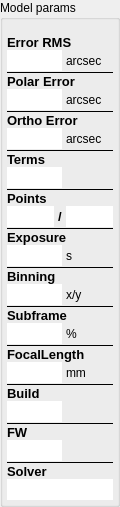
      <widget class="QGroupBox" name="groupBox_5">
       <property name="minimumSize">
        <size>
         <width>120</width>
         <height>0</height>
        </size>
       </property>
       <property name="maximumSize">
        <size>
         <width>120</width>
         <height>16777215</height>
        </size>
       </property>
       <property name="title">
        <string>Model params</string>
       </property>
       <property name="large" stdset="0">
        <bool>true</bool>
       </property>
       <layout class="QGridLayout" name="gridLayout_6" rowstretch="0,0,0,0,0,0,0,0,0,0,0,0,0,0,0,0,0,0,0,0,0,0,0,0,0,0,0,0,0,0,0,0,0,0,0" columnstretch="0,0,0">
        <property name="leftMargin">
         <number>4</number>
        </property>
        <property name="topMargin">
         <number>15</number>
        </property>
        <property name="rightMargin">
         <number>4</number>
        </property>
        <property name="bottomMargin">
         <number>4</number>
        </property>
        <property name="horizontalSpacing">
         <number>4</number>
        </property>
        <property name="verticalSpacing">
         <number>0</number>
        </property>
        <item row="13" column="0">
         <widget class="QLineEdit" name="goodPoints">
          <property name="enabled">
           <bool>true</bool>
          </property>
          <property name="minimumSize">
           <size>
            <width>0</width>
            <height>0</height>
           </size>
          </property>
          <property name="font">
           <font>
            <family>Arial</family>
            <pointsize>10</pointsize>
            <bold>false</bold>
           </font>
          </property>
          <property name="mouseTracking">
           <bool>false</bool>
          </property>
          <property name="acceptDrops">
           <bool>false</bool>
          </property>
          <property name="toolTip">
           <string>Name of Model Points file, where the data is stored. </string>
          </property>
          <property name="layoutDirection">
           <enum>Qt::LayoutDirection::RightToLeft</enum>
          </property>
          <property name="text">
           <string/>
          </property>
          <property name="frame">
           <bool>false</bool>
          </property>
          <property name="alignment">
           <set>Qt::AlignmentFlag::AlignRight|Qt::AlignmentFlag::AlignTrailing|Qt::AlignmentFlag::AlignVCenter</set>
          </property>
          <property name="readOnly">
           <bool>true</bool>
          </property>
         </widget>
        </item>
        <item row="7" column="0" colspan="2">
         <widget class="QLineEdit" name="modelOrthoError">
          <property name="enabled">
           <bool>true</bool>
          </property>
          <property name="minimumSize">
           <size>
            <width>0</width>
            <height>0</height>
           </size>
          </property>
          <property name="font">
           <font>
            <family>Arial</family>
            <pointsize>10</pointsize>
            <bold>false</bold>
           </font>
          </property>
          <property name="mouseTracking">
           <bool>false</bool>
          </property>
          <property name="acceptDrops">
           <bool>false</bool>
          </property>
          <property name="toolTip">
           <string>Name of Model Points file, where the data is stored. </string>
          </property>
          <property name="layoutDirection">
           <enum>Qt::LayoutDirection::RightToLeft</enum>
          </property>
          <property name="text">
           <string/>
          </property>
          <property name="frame">
           <bool>false</bool>
          </property>
          <property name="alignment">
           <set>Qt::AlignmentFlag::AlignRight|Qt::AlignmentFlag::AlignTrailing|Qt::AlignmentFlag::AlignVCenter</set>
          </property>
          <property name="readOnly">
           <bool>true</bool>
          </property>
         </widget>
        </item>
        <item row="28" column="0" colspan="2">
         <widget class="QLineEdit" name="version">
          <property name="enabled">
           <bool>true</bool>
          </property>
          <property name="minimumSize">
           <size>
            <width>0</width>
            <height>0</height>
           </size>
          </property>
          <property name="font">
           <font>
            <family>Arial</family>
            <pointsize>10</pointsize>
            <bold>false</bold>
           </font>
          </property>
          <property name="mouseTracking">
           <bool>false</bool>
          </property>
          <property name="acceptDrops">
           <bool>false</bool>
          </property>
          <property name="toolTip">
           <string>Name of Model Points file, where the data is stored. </string>
          </property>
          <property name="layoutDirection">
           <enum>Qt::LayoutDirection::RightToLeft</enum>
          </property>
          <property name="text">
           <string/>
          </property>
          <property name="frame">
           <bool>false</bool>
          </property>
          <property name="alignment">
           <set>Qt::AlignmentFlag::AlignRight|Qt::AlignmentFlag::AlignTrailing|Qt::AlignmentFlag::AlignVCenter</set>
          </property>
          <property name="readOnly">
           <bool>true</bool>
          </property>
         </widget>
        </item>
        <item row="15" column="0" colspan="3">
         <widget class="QLabel" name="label">
          <property name="minimumSize">
           <size>
            <width>0</width>
            <height>0</height>
           </size>
          </property>
          <property name="font">
           <font>
            <family>Arial</family>
            <pointsize>10</pointsize>
            <bold>true</bold>
           </font>
          </property>
          <property name="text">
           <string>Exposure</string>
          </property>
         </widget>
        </item>
        <item row="13" column="1">
         <widget class="QLabel" name="label_22">
          <property name="minimumSize">
           <size>
            <width>0</width>
            <height>21</height>
           </size>
          </property>
          <property name="font">
           <font>
            <family>Arial</family>
            <pointsize>10</pointsize>
            <bold>true</bold>
           </font>
          </property>
          <property name="text">
           <string>/</string>
          </property>
         </widget>
        </item>
        <item row="16" column="2">
         <widget class="QLabel" name="label_15">
          <property name="text">
           <string>s</string>
          </property>
         </widget>
        </item>
        <item row="1" column="0" colspan="2">
         <widget class="QLineEdit" name="modelErrorRMS">
          <property name="enabled">
           <bool>true</bool>
          </property>
          <property name="minimumSize">
           <size>
            <width>0</width>
            <height>0</height>
           </size>
          </property>
          <property name="font">
           <font>
            <family>Arial</family>
            <pointsize>10</pointsize>
            <bold>false</bold>
           </font>
          </property>
          <property name="mouseTracking">
           <bool>false</bool>
          </property>
          <property name="acceptDrops">
           <bool>false</bool>
          </property>
          <property name="toolTip">
           <string>Name of Model Points file, where the data is stored. </string>
          </property>
          <property name="layoutDirection">
           <enum>Qt::LayoutDirection::RightToLeft</enum>
          </property>
          <property name="text">
           <string/>
          </property>
          <property name="frame">
           <bool>false</bool>
          </property>
          <property name="alignment">
           <set>Qt::AlignmentFlag::AlignRight|Qt::AlignmentFlag::AlignTrailing|Qt::AlignmentFlag::AlignVCenter</set>
          </property>
          <property name="readOnly">
           <bool>true</bool>
          </property>
         </widget>
        </item>
        <item row="5" column="0" colspan="3">
         <widget class="Line" name="line_2">
          <property name="frameShadow">
           <enum>QFrame::Shadow::Plain</enum>
          </property>
          <property name="orientation">
           <enum>Qt::Orientation::Horizontal</enum>
          </property>
         </widget>
        </item>
        <item row="24" column="0" colspan="3">
         <widget class="QLabel" name="label_19">
          <property name="minimumSize">
           <size>
            <width>0</width>
            <height>0</height>
           </size>
          </property>
          <property name="font">
           <font>
            <family>Arial</family>
            <pointsize>10</pointsize>
            <bold>true</bold>
           </font>
          </property>
          <property name="text">
           <string>FocalLength</string>
          </property>
         </widget>
        </item>
        <item row="31" column="0" colspan="2">
         <widget class="QLineEdit" name="firmware">
          <property name="enabled">
           <bool>true</bool>
          </property>
          <property name="minimumSize">
           <size>
            <width>0</width>
            <height>0</height>
           </size>
          </property>
          <property name="font">
           <font>
            <family>Arial</family>
            <pointsize>10</pointsize>
            <bold>false</bold>
           </font>
          </property>
          <property name="mouseTracking">
           <bool>false</bool>
          </property>
          <property name="acceptDrops">
           <bool>false</bool>
          </property>
          <property name="toolTip">
           <string>Name of Model Points file, where the data is stored. </string>
          </property>
          <property name="layoutDirection">
           <enum>Qt::LayoutDirection::RightToLeft</enum>
          </property>
          <property name="text">
           <string/>
          </property>
          <property name="frame">
           <bool>false</bool>
          </property>
          <property name="alignment">
           <set>Qt::AlignmentFlag::AlignRight|Qt::AlignmentFlag::AlignTrailing|Qt::AlignmentFlag::AlignVCenter</set>
          </property>
          <property name="readOnly">
           <bool>true</bool>
          </property>
         </widget>
        </item>
        <item row="22" column="0" colspan="2">
         <widget class="QLineEdit" name="subframe">
          <property name="enabled">
           <bool>true</bool>
          </property>
          <property name="minimumSize">
           <size>
            <width>0</width>
            <height>0</height>
           </size>
          </property>
          <property name="font">
           <font>
            <family>Arial</family>
            <pointsize>10</pointsize>
            <bold>false</bold>
           </font>
          </property>
          <property name="mouseTracking">
           <bool>false</bool>
          </property>
          <property name="acceptDrops">
           <bool>false</bool>
          </property>
          <property name="toolTip">
           <string>Name of Model Points file, where the data is stored. </string>
          </property>
          <property name="layoutDirection">
           <enum>Qt::LayoutDirection::RightToLeft</enum>
          </property>
          <property name="text">
           <string/>
          </property>
          <property name="frame">
           <bool>false</bool>
          </property>
          <property name="alignment">
           <set>Qt::AlignmentFlag::AlignRight|Qt::AlignmentFlag::AlignTrailing|Qt::AlignmentFlag::AlignVCenter</set>
          </property>
          <property name="readOnly">
           <bool>true</bool>
          </property>
         </widget>
        </item>
        <item row="23" column="0" colspan="3">
         <widget class="Line" name="line_7">
          <property name="frameShadow">
           <enum>QFrame::Shadow::Plain</enum>
          </property>
          <property name="orientation">
           <enum>Qt::Orientation::Horizontal</enum>
          </property>
         </widget>
        </item>
        <item row="4" column="0" colspan="2">
         <widget class="QLineEdit" name="modelPolarError">
          <property name="enabled">
           <bool>true</bool>
          </property>
          <property name="minimumSize">
           <size>
            <width>0</width>
            <height>0</height>
           </size>
          </property>
          <property name="font">
           <font>
            <family>Arial</family>
            <pointsize>10</pointsize>
            <bold>false</bold>
           </font>
          </property>
          <property name="mouseTracking">
           <bool>false</bool>
          </property>
          <property name="acceptDrops">
           <bool>false</bool>
          </property>
          <property name="toolTip">
           <string>Name of Model Points file, where the data is stored. </string>
          </property>
          <property name="layoutDirection">
           <enum>Qt::LayoutDirection::RightToLeft</enum>
          </property>
          <property name="text">
           <string/>
          </property>
          <property name="frame">
           <bool>false</bool>
          </property>
          <property name="alignment">
           <set>Qt::AlignmentFlag::AlignRight|Qt::AlignmentFlag::AlignTrailing|Qt::AlignmentFlag::AlignVCenter</set>
          </property>
          <property name="readOnly">
           <bool>true</bool>
          </property>
         </widget>
        </item>
        <item row="11" column="0" colspan="3">
         <widget class="Line" name="line_4">
          <property name="frameShadow">
           <enum>QFrame::Shadow::Plain</enum>
          </property>
          <property name="orientation">
           <enum>Qt::Orientation::Horizontal</enum>
          </property>
         </widget>
        </item>
        <item row="27" column="0">
         <widget class="QLabel" name="label_6">
          <property name="minimumSize">
           <size>
            <width>0</width>
            <height>0</height>
           </size>
          </property>
          <property name="font">
           <font>
            <family>Arial</family>
            <pointsize>10</pointsize>
            <bold>true</bold>
           </font>
          </property>
          <property name="text">
           <string>Build</string>
          </property>
         </widget>
        </item>
        <item row="13" column="2">
         <widget class="QLineEdit" name="totalPoints">
          <property name="enabled">
           <bool>true</bool>
          </property>
          <property name="minimumSize">
           <size>
            <width>0</width>
            <height>0</height>
           </size>
          </property>
          <property name="font">
           <font>
            <family>Arial</family>
            <pointsize>10</pointsize>
            <bold>false</bold>
           </font>
          </property>
          <property name="mouseTracking">
           <bool>false</bool>
          </property>
          <property name="acceptDrops">
           <bool>false</bool>
          </property>
          <property name="toolTip">
           <string>Name of Model Points file, where the data is stored. </string>
          </property>
          <property name="layoutDirection">
           <enum>Qt::LayoutDirection::RightToLeft</enum>
          </property>
          <property name="text">
           <string/>
          </property>
          <property name="frame">
           <bool>false</bool>
          </property>
          <property name="alignment">
           <set>Qt::AlignmentFlag::AlignRight|Qt::AlignmentFlag::AlignTrailing|Qt::AlignmentFlag::AlignVCenter</set>
          </property>
          <property name="readOnly">
           <bool>true</bool>
          </property>
         </widget>
        </item>
        <item row="12" column="0" colspan="3">
         <widget class="QLabel" name="label_17">
          <property name="minimumSize">
           <size>
            <width>0</width>
            <height>0</height>
           </size>
          </property>
          <property name="font">
           <font>
            <family>Arial</family>
            <pointsize>10</pointsize>
            <bold>true</bold>
           </font>
          </property>
          <property name="text">
           <string>Points</string>
          </property>
         </widget>
        </item>
        <item row="18" column="0" colspan="3">
         <widget class="QLabel" name="label_3">
          <property name="minimumSize">
           <size>
            <width>0</width>
            <height>0</height>
           </size>
          </property>
          <property name="font">
           <font>
            <family>Arial</family>
            <pointsize>10</pointsize>
            <bold>true</bold>
           </font>
          </property>
          <property name="text">
           <string>Binning</string>
          </property>
         </widget>
        </item>
        <item row="22" column="2">
         <widget class="QLabel" name="label_20">
          <property name="text">
           <string>%</string>
          </property>
         </widget>
        </item>
        <item row="29" column="0" colspan="3">
         <widget class="Line" name="line_9">
          <property name="frameShadow">
           <enum>QFrame::Shadow::Plain</enum>
          </property>
          <property name="orientation">
           <enum>Qt::Orientation::Horizontal</enum>
          </property>
         </widget>
        </item>
        <item row="2" column="0" colspan="3">
         <widget class="Line" name="line">
          <property name="frameShadow">
           <enum>QFrame::Shadow::Plain</enum>
          </property>
          <property name="orientation">
           <enum>Qt::Orientation::Horizontal</enum>
          </property>
         </widget>
        </item>
        <item row="19" column="0" colspan="2">
         <widget class="QLineEdit" name="binning">
          <property name="enabled">
           <bool>true</bool>
          </property>
          <property name="minimumSize">
           <size>
            <width>0</width>
            <height>0</height>
           </size>
          </property>
          <property name="font">
           <font>
            <family>Arial</family>
            <pointsize>10</pointsize>
            <bold>false</bold>
           </font>
          </property>
          <property name="mouseTracking">
           <bool>false</bool>
          </property>
          <property name="acceptDrops">
           <bool>false</bool>
          </property>
          <property name="toolTip">
           <string>Name of Model Points file, where the data is stored. </string>
          </property>
          <property name="layoutDirection">
           <enum>Qt::LayoutDirection::RightToLeft</enum>
          </property>
          <property name="text">
           <string/>
          </property>
          <property name="frame">
           <bool>false</bool>
          </property>
          <property name="alignment">
           <set>Qt::AlignmentFlag::AlignRight|Qt::AlignmentFlag::AlignTrailing|Qt::AlignmentFlag::AlignVCenter</set>
          </property>
          <property name="readOnly">
           <bool>true</bool>
          </property>
         </widget>
        </item>
        <item row="20" column="0" colspan="3">
         <widget class="Line" name="line_8">
          <property name="frameShadow">
           <enum>QFrame::Shadow::Plain</enum>
          </property>
          <property name="orientation">
           <enum>Qt::Orientation::Horizontal</enum>
          </property>
         </widget>
        </item>
        <item row="33" column="0">
         <widget class="QLabel" name="label_2">
          <property name="minimumSize">
           <size>
            <width>0</width>
            <height>0</height>
           </size>
          </property>
          <property name="font">
           <font>
            <family>Arial</family>
            <pointsize>10</pointsize>
            <bold>true</bold>
           </font>
          </property>
          <property name="text">
           <string>Solver</string>
          </property>
         </widget>
        </item>
        <item row="4" column="2">
         <widget class="QLabel" name="label_13">
          <property name="text">
           <string>arcsec</string>
          </property>
         </widget>
        </item>
        <item row="25" column="0" colspan="2">
         <widget class="QLineEdit" name="focalLength">
          <property name="enabled">
           <bool>true</bool>
          </property>
          <property name="minimumSize">
           <size>
            <width>0</width>
            <height>0</height>
           </size>
          </property>
          <property name="font">
           <font>
            <family>Arial</family>
            <pointsize>10</pointsize>
            <bold>false</bold>
           </font>
          </property>
          <property name="mouseTracking">
           <bool>false</bool>
          </property>
          <property name="acceptDrops">
           <bool>false</bool>
          </property>
          <property name="toolTip">
           <string>Name of Model Points file, where the data is stored. </string>
          </property>
          <property name="layoutDirection">
           <enum>Qt::LayoutDirection::RightToLeft</enum>
          </property>
          <property name="text">
           <string/>
          </property>
          <property name="frame">
           <bool>false</bool>
          </property>
          <property name="alignment">
           <set>Qt::AlignmentFlag::AlignRight|Qt::AlignmentFlag::AlignTrailing|Qt::AlignmentFlag::AlignVCenter</set>
          </property>
          <property name="readOnly">
           <bool>true</bool>
          </property>
         </widget>
        </item>
        <item row="21" column="0" colspan="3">
         <widget class="QLabel" name="label_5">
          <property name="minimumSize">
           <size>
            <width>0</width>
            <height>0</height>
           </size>
          </property>
          <property name="font">
           <font>
            <family>Arial</family>
            <pointsize>10</pointsize>
            <bold>true</bold>
           </font>
          </property>
          <property name="text">
           <string>Subframe</string>
          </property>
         </widget>
        </item>
        <item row="34" column="0" colspan="3">
         <widget class="QLineEdit" name="solver">
          <property name="enabled">
           <bool>true</bool>
          </property>
          <property name="minimumSize">
           <size>
            <width>0</width>
            <height>0</height>
           </size>
          </property>
          <property name="font">
           <font>
            <family>Arial</family>
            <pointsize>10</pointsize>
            <bold>false</bold>
           </font>
          </property>
          <property name="mouseTracking">
           <bool>false</bool>
          </property>
          <property name="acceptDrops">
           <bool>false</bool>
          </property>
          <property name="toolTip">
           <string>Name of Model Points file, where the data is stored. </string>
          </property>
          <property name="layoutDirection">
           <enum>Qt::LayoutDirection::RightToLeft</enum>
          </property>
          <property name="text">
           <string/>
          </property>
          <property name="frame">
           <bool>false</bool>
          </property>
          <property name="alignment">
           <set>Qt::AlignmentFlag::AlignRight|Qt::AlignmentFlag::AlignTrailing|Qt::AlignmentFlag::AlignVCenter</set>
          </property>
          <property name="readOnly">
           <bool>true</bool>
          </property>
         </widget>
        </item>
        <item row="17" column="0" colspan="3">
         <widget class="Line" name="line_6">
          <property name="frameShadow">
           <enum>QFrame::Shadow::Plain</enum>
          </property>
          <property name="orientation">
           <enum>Qt::Orientation::Horizontal</enum>
          </property>
         </widget>
        </item>
        <item row="19" column="2">
         <widget class="QLabel" name="label_21">
          <property name="text">
           <string>x/y</string>
          </property>
         </widget>
        </item>
        <item row="8" column="0" colspan="3">
         <widget class="Line" name="line_3">
          <property name="frameShadow">
           <enum>QFrame::Shadow::Plain</enum>
          </property>
          <property name="orientation">
           <enum>Qt::Orientation::Horizontal</enum>
          </property>
         </widget>
        </item>
        <item row="30" column="0">
         <widget class="QLabel" name="label_7">
          <property name="minimumSize">
           <size>
            <width>0</width>
            <height>0</height>
           </size>
          </property>
          <property name="font">
           <font>
            <family>Arial</family>
            <pointsize>10</pointsize>
            <bold>true</bold>
           </font>
          </property>
          <property name="text">
           <string>FW</string>
          </property>
         </widget>
        </item>
        <item row="26" column="0" colspan="3">
         <widget class="Line" name="line_10">
          <property name="frameShadow">
           <enum>QFrame::Shadow::Plain</enum>
          </property>
          <property name="orientation">
           <enum>Qt::Orientation::Horizontal</enum>
          </property>
         </widget>
        </item>
        <item row="0" column="0" colspan="3">
         <widget class="QLabel" name="label_11">
          <property name="minimumSize">
           <size>
            <width>0</width>
            <height>0</height>
           </size>
          </property>
          <property name="font">
           <font>
            <family>Arial</family>
            <pointsize>10</pointsize>
            <bold>true</bold>
           </font>
          </property>
          <property name="text">
           <string>Error RMS</string>
          </property>
         </widget>
        </item>
        <item row="1" column="2">
         <widget class="QLabel" name="label_12">
          <property name="text">
           <string>arcsec</string>
          </property>
         </widget>
        </item>
        <item row="9" column="0" colspan="3">
         <widget class="QLabel" name="label_8">
          <property name="minimumSize">
           <size>
            <width>0</width>
            <height>0</height>
           </size>
          </property>
          <property name="font">
           <font>
            <family>Arial</family>
            <pointsize>10</pointsize>
            <bold>true</bold>
           </font>
          </property>
          <property name="text">
           <string>Terms</string>
          </property>
         </widget>
        </item>
        <item row="14" column="0" colspan="3">
         <widget class="Line" name="line_5">
          <property name="frameShadow">
           <enum>QFrame::Shadow::Plain</enum>
          </property>
          <property name="orientation">
           <enum>Qt::Orientation::Horizontal</enum>
          </property>
         </widget>
        </item>
        <item row="25" column="2">
         <widget class="QLabel" name="label_16">
          <property name="text">
           <string>mm</string>
          </property>
         </widget>
        </item>
        <item row="6" column="0" colspan="3">
         <widget class="QLabel" name="label_10">
          <property name="minimumSize">
           <size>
            <width>0</width>
            <height>0</height>
           </size>
          </property>
          <property name="font">
           <font>
            <family>Arial</family>
            <pointsize>10</pointsize>
            <bold>true</bold>
           </font>
          </property>
          <property name="text">
           <string>Ortho Error</string>
          </property>
         </widget>
        </item>
        <item row="3" column="0" colspan="3">
         <widget class="QLabel" name="label_9">
          <property name="minimumSize">
           <size>
            <width>0</width>
            <height>0</height>
           </size>
          </property>
          <property name="font">
           <font>
            <family>Arial</family>
            <pointsize>10</pointsize>
            <bold>true</bold>
           </font>
          </property>
          <property name="text">
           <string>Polar Error</string>
          </property>
         </widget>
        </item>
        <item row="7" column="2">
         <widget class="QLabel" name="label_14">
          <property name="text">
           <string>arcsec</string>
          </property>
         </widget>
        </item>
        <item row="10" column="0" colspan="2">
         <widget class="QLineEdit" name="modelTerms">
          <property name="enabled">
           <bool>true</bool>
          </property>
          <property name="minimumSize">
           <size>
            <width>0</width>
            <height>0</height>
           </size>
          </property>
          <property name="font">
           <font>
            <family>Arial</family>
            <pointsize>10</pointsize>
            <bold>false</bold>
           </font>
          </property>
          <property name="mouseTracking">
           <bool>false</bool>
          </property>
          <property name="acceptDrops">
           <bool>false</bool>
          </property>
          <property name="toolTip">
           <string>Name of Model Points file, where the data is stored. </string>
          </property>
          <property name="layoutDirection">
           <enum>Qt::LayoutDirection::RightToLeft</enum>
          </property>
          <property name="text">
           <string/>
          </property>
          <property name="frame">
           <bool>false</bool>
          </property>
          <property name="alignment">
           <set>Qt::AlignmentFlag::AlignRight|Qt::AlignmentFlag::AlignTrailing|Qt::AlignmentFlag::AlignVCenter</set>
          </property>
          <property name="readOnly">
           <bool>true</bool>
          </property>
         </widget>
        </item>
        <item row="16" column="0" colspan="2">
         <widget class="QLineEdit" name="exposureTime">
          <property name="enabled">
           <bool>true</bool>
          </property>
          <property name="minimumSize">
           <size>
            <width>25</width>
            <height>0</height>
           </size>
          </property>
          <property name="font">
           <font>
            <family>Arial</family>
            <pointsize>10</pointsize>
            <bold>false</bold>
           </font>
          </property>
          <property name="mouseTracking">
           <bool>false</bool>
          </property>
          <property name="acceptDrops">
           <bool>false</bool>
          </property>
          <property name="toolTip">
           <string>Name of Model Points file, where the data is stored. </string>
          </property>
          <property name="layoutDirection">
           <enum>Qt::LayoutDirection::RightToLeft</enum>
          </property>
          <property name="text">
           <string/>
          </property>
          <property name="frame">
           <bool>false</bool>
          </property>
          <property name="alignment">
           <set>Qt::AlignmentFlag::AlignRight|Qt::AlignmentFlag::AlignTrailing|Qt::AlignmentFlag::AlignVCenter</set>
          </property>
          <property name="readOnly">
           <bool>true</bool>
          </property>
         </widget>
        </item>
        <item row="32" column="0" colspan="3">
         <widget class="Line" name="line_11">
          <property name="frameShadow">
           <enum>QFrame::Shadow::Plain</enum>
          </property>
          <property name="orientation">
           <enum>Qt::Orientation::Horizontal</enum>
          </property>
         </widget>
        </item>
       </layout>
      </widget>
